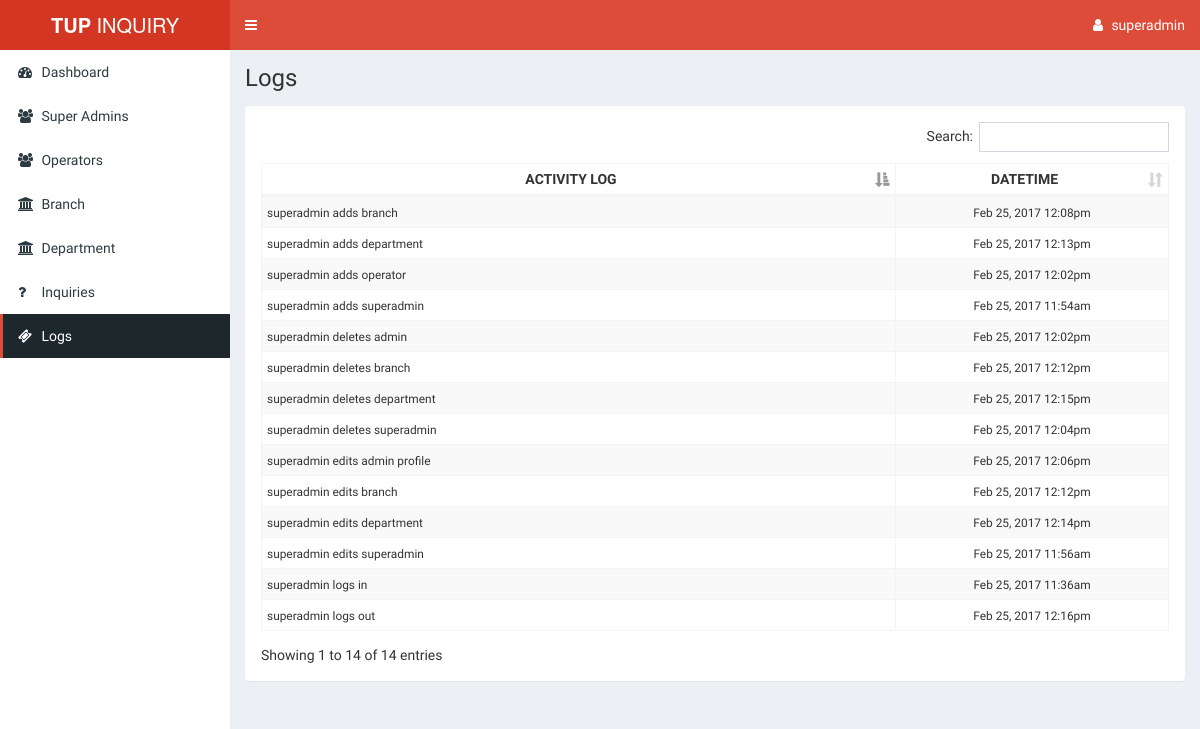
The app's page /SuperAdmin/admin.php?action=logs (signed in) with its own data.
### tables this page shows
CREATE TABLE IF NOT EXISTS `logs` (
  `id` int(11) unsigned zerofill NOT NULL AUTO_INCREMENT,
  `username` varchar(30) NOT NULL,
  `action` varchar(50) NOT NULL,
  `object_id` int(11) unsigned zerofill DEFAULT NULL,
  `datetime` datetime NOT NULL,
  PRIMARY KEY (`id`)
);

### SuperAdmin/model/model.php (called while the page is built, shortened)
<?php
function view_logs(){
include "config.php";
$conn = mysqli_connect($host,$user,$pass,$db);
$sql = "SELECT * FROM logs";
$result = mysqli_query($conn,$sql);
$Logs = array();
	if( $myrow=mysqli_fetch_array($result) ){
		do{
			$info= array();
			$info['username'] = $myrow['username'];
			$info['action'] = $myrow['action'];
			$info['object_id'] = $myrow['object_id'];
			$info['datetime'] = $myrow['datetime'];
			$Logs[] = $info;
		}while($myrow=mysqli_fetch_array($result));
	}
	return $Logs;
}
?>

### SuperAdmin/logs.php (the view, shortened to what this page needs)
<?php
include_once "lib/webdesign.php";
?>
  <div class="content-wrapper">
    <section class="content-header">
      <h1>
        Logs
      </h1>
    </section>
    <section class="content">
		<div class="row">
			<div class="col-sm-12">
				<section class="panel">
					<div id="page-content-wrapper">
						<div class="panel-body">
							<div class="table-responsive">
								<table id="logs" class="table table-striped table-bordered table-hover table-condensed">
									<thead>
										<tr>
											<th class="text-center" width="70%">ACTIVITY LOG</th>
											<th class="text-center" width="30%">DATETIME</th>
										</tr>
									</thead>
									<tbody>
									<?php
									if( isset($Logs) && count($Logs)>0 ){
										foreach($Logs as $Logs){
											echo '
												<tr>
													<td><small>'.$Logs['username'].'&nbsp;'.$Logs['action'].'</small></td>
													<td class="text-center"><small>'.date("M d, Y h:ia", strtotime($Logs['datetime'])).'</small></td>
												</tr>
												';
										}
									}
									?>
									</tbody>
								</table>
							</div>
						</div>
					</div>
				</section>
			</div>
		</div>
      </div>
</div>

### records on screen
logs: username "superadmin", action "logs in", datetime "Feb 25, 2017 11:36am"
logs: username "superadmin", action "adds superadmin", datetime "Feb 25, 2017 11:54am"
logs: username "superadmin", action "edits superadmin", datetime "Feb 25, 2017 11:56am"
logs: username "superadmin", action "adds operator", datetime "Feb 25, 2017 12:02pm"
logs: username "superadmin", action "deletes admin", datetime "Feb 25, 2017 12:02pm"
logs: username "superadmin", action "deletes superadmin", datetime "Feb 25, 2017 12:04pm"
logs: username "superadmin", action "edits admin profile", datetime "Feb 25, 2017 12:06pm"
logs: username "superadmin", action "adds branch", datetime "Feb 25, 2017 12:08pm"
logs: username "superadmin", action "edits branch", datetime "Feb 25, 2017 12:12pm"
logs: username "superadmin", action "deletes branch", datetime "Feb 25, 2017 12:12pm"
logs: username "superadmin", action "adds department", datetime "Feb 25, 2017 12:13pm"
logs: username "superadmin", action "edits department", datetime "Feb 25, 2017 12:14pm"
logs: username "superadmin", action "deletes department", datetime "Feb 25, 2017 12:15pm"
logs: username "superadmin", action "logs out", datetime "Feb 25, 2017 12:16pm"

### other values on screen
$_SESSION['sa_username'] "superadmin"
